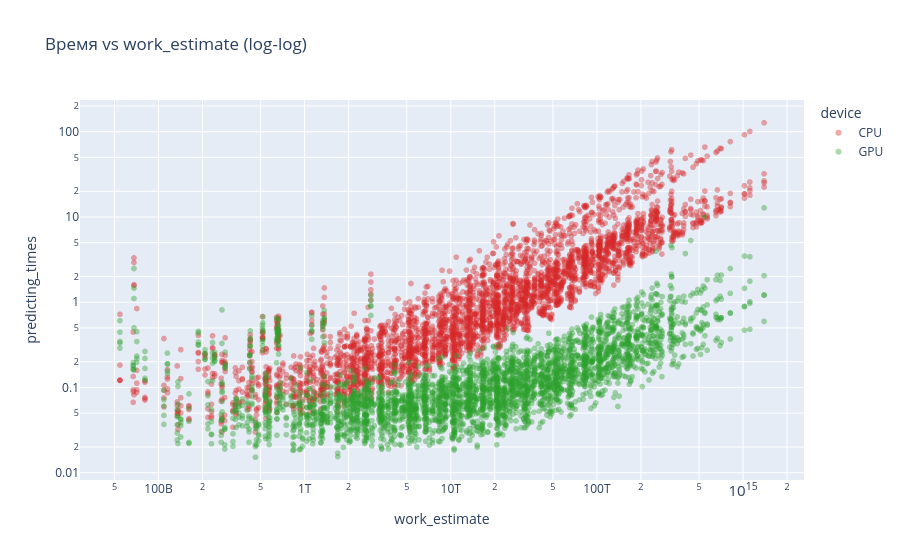

This figure's notebook cell:
### Code cell
# Scatter: work_estimate vs predicting_times в log-log
fig = px.scatter(df, x='work_estimate', y='predicting_times',
                 color=df['used_gpu'].map({0: 'CPU', 1: 'GPU'}),
                 log_x=True, log_y=True, opacity=0.4,
                 title='Время vs work_estimate (log-log)',
                 labels={'color': 'device'},
                 color_discrete_map={'CPU': '#d62728', 'GPU': '#2ca02c'})
fig.show()

### Figure 1 — Plotly figure (JSON) as saved in the notebook; plotly's stock layout.template omitted (floating-point values rounded to 4 significant figures; data arrays with more than 128 entries replaced by an {"elided": "..."} marker saying what was removed)
{"data": [{"hovertemplate": "device=CPU<br>work_estimate=%{x}<br>predicting_times=%{y}<extra></extra>", "legendgroup": "CPU", "marker": {"color": "#d62728", "opacity": 0.4, "symbol": "circle"}, "mode": "markers", "name": "CPU", "showlegend": true, "type": "scattergl", "x": {"elided": "3600 int values"}, "xaxis": "x", "y": {"elided": "3600 float values"}, "yaxis": "y"}, {"hovertemplate": "device=GPU<br>work_estimate=%{x}<br>predicting_times=%{y}<extra></extra>", "legendgroup": "GPU", "marker": {"color": "#2ca02c", "opacity": 0.4, "symbol": "circle"}, "mode": "markers", "name": "GPU", "showlegend": true, "type": "scattergl", "x": {"elided": "3600 int values"}, "xaxis": "x", "y": {"elided": "3600 float values"}, "yaxis": "y"}], "layout": {"autosize": true, "legend": {"title": {"text": "device"}, "tracegroupgap": 0}, "title": {"text": "Время vs work_estimate (log-log)"}, "xaxis": {"anchor": "y", "autorange": true, "domain": [0, 1], "range": [10.47, 15.41], "title": {"text": "work_estimate"}, "type": "log"}, "yaxis": {"anchor": "x", "autorange": true, "domain": [0, 1], "range": [-2.143, 2.429], "title": {"text": "predicting_times"}, "type": "log"}}}
